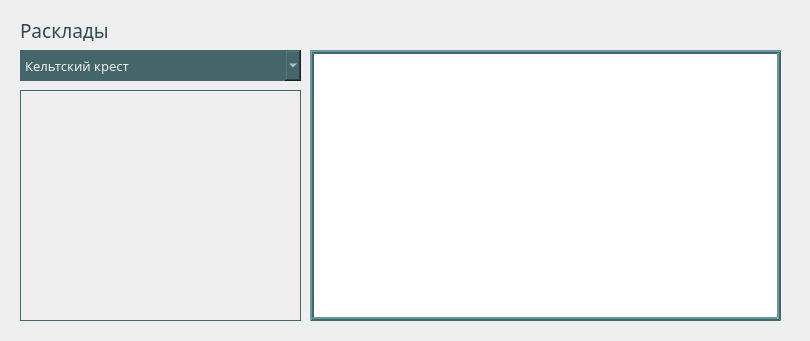
<?xml version="1.0" encoding="UTF-8"?>
<ui version="4.0">
 <class>MainWindow</class>
 <widget class="QMainWindow" name="MainWindow">
  <property name="geometry">
   <rect>
    <x>0</x>
    <y>0</y>
    <width>810</width>
    <height>341</height>
   </rect>
  </property>
  <property name="minimumSize">
   <size>
    <width>810</width>
    <height>341</height>
   </size>
  </property>
  <property name="maximumSize">
   <size>
    <width>810</width>
    <height>341</height>
   </size>
  </property>
  <property name="windowTitle">
   <string>MainWindow</string>
  </property>
  <widget class="QWidget" name="centralwidget">
   <widget class="QLabel" name="label">
    <property name="geometry">
     <rect>
      <x>20</x>
      <y>20</y>
      <width>111</width>
      <height>21</height>
     </rect>
    </property>
    <property name="font">
     <font>
      <family>Century Gothic</family>
      <pointsize>14</pointsize>
     </font>
    </property>
    <property name="styleSheet">
     <string notr="true">color: rgb(50, 75, 78);</string>
    </property>
    <property name="text">
     <string>Расклады</string>
    </property>
   </widget>
   <widget class="QComboBox" name="choice">
    <property name="geometry">
     <rect>
      <x>20</x>
      <y>50</y>
      <width>281</width>
      <height>31</height>
     </rect>
    </property>
    <property name="font">
     <font>
      <family>Century Gothic</family>
      <pointsize>10</pointsize>
     </font>
    </property>
    <property name="styleSheet">
     <string notr="true">background-color: rgb(68, 102, 106);
color: rgb(239, 239, 239);
border-radius: 0px</string>
    </property>
    <item>
     <property name="text">
      <string>Кельтский крест</string>
     </property>
    </item>
    <item>
     <property name="text">
      <string>Да или Нет</string>
     </property>
    </item>
    <item>
     <property name="text">
      <string>Звезда</string>
     </property>
    </item>
    <item>
     <property name="text">
      <string>Пирамида</string>
     </property>
    </item>
    <item>
     <property name="text">
      <string>В поисках любви</string>
     </property>
    </item>
    <item>
     <property name="text">
      <string>Волшебная любовь</string>
     </property>
    </item>
    <item>
     <property name="text">
      <string>Расклад на карьеру</string>
     </property>
    </item>
    <item>
     <property name="text">
      <string>Желанная цель</string>
     </property>
    </item>
   </widget>
   <widget class="QLabel" name="image">
    <property name="geometry">
     <rect>
      <x>20</x>
      <y>90</y>
      <width>281</width>
      <height>231</height>
     </rect>
    </property>
    <property name="font">
     <font>
      <family>Century Gothic</family>
     </font>
    </property>
    <property name="styleSheet">
     <string notr="true">border: 1px solid rgb(68, 102, 106)</string>
    </property>
    <property name="text">
     <string/>
    </property>
   </widget>
   <widget class="QPlainTextEdit" name="text">
    <property name="geometry">
     <rect>
      <x>310</x>
      <y>50</y>
      <width>471</width>
      <height>271</height>
     </rect>
    </property>
    <property name="font">
     <font>
      <family>Century Gothic</family>
      <pointsize>10</pointsize>
     </font>
    </property>
    <property name="styleSheet">
     <string notr="true">border: 4px ridge rgb(68, 102, 106);
color: rgb(50, 75, 78);</string>
    </property>
    <property name="readOnly">
     <bool>true</bool>
    </property>
   </widget>
  </widget>
 </widget>
 <resources/>
 <connections/>
</ui>
